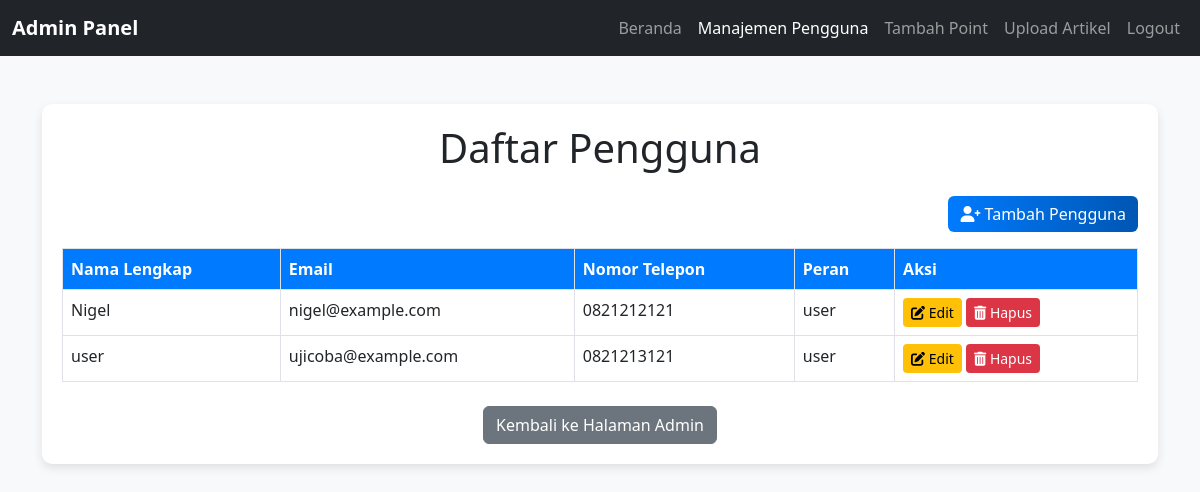
/manage_users.php (signed in), run on the app's committed database.
### tables this page shows
CREATE TABLE `users` (
  `id` int(11) NOT NULL,
  `full_name` varchar(100) NOT NULL,
  `email` varchar(100) NOT NULL,
  `phone_number` varchar(15) NOT NULL,
  `password` varchar(255) NOT NULL,
  `role` enum('user','admin') DEFAULT 'user',
  `profile_image` varchar(255) DEFAULT NULL
);

### manage_users.php (the view, shortened to what this page needs)
<?php
require 'db.php';
$sql = "SELECT id, full_name, email, phone_number, role FROM users WHERE role = 'user'";
$result = $conn->query($sql);
?>
<!DOCTYPE html>
<html lang="en">
<head>
    <link href="https://cdn.jsdelivr.net/npm/bootstrap@5.3.0/dist/css/bootstrap.min.css" rel="stylesheet">
    <link href="https://cdnjs.cloudflare.com/ajax/libs/font-awesome/6.0.0-beta3/css/all.min.css" rel="stylesheet">
</head>
<body class="bg-light">
<nav class="navbar navbar-expand-lg navbar-dark bg-dark">
    <div class="container-fluid">
        <a class="navbar-brand" href="#">Admin Panel</a>
        <div class="collapse navbar-collapse" id="navbarNav">
            <ul class="navbar-nav ms-auto">
                <li class="nav-item">
                    <a class="nav-link" href="admin.php">Beranda</a>
                </li>
                <li class="nav-item">
                    <a class="nav-link active" href="manage_users.php">Manajemen Pengguna</a>
                </li>
                <li class="nav-item">
                    <a class="nav-link" href="add_points.php">Tambah Point</a>
                </li>
                <li class="nav-item">
                    <a class="nav-link" href="upload_article.php">Upload Artikel</a>
                </li>
                <li class="nav-item">
                    <a class="nav-link" href="logout.php">Logout</a>
                </li>
            </ul>
        </div>
    </div>
</nav>
<div class="container my-5">
    <div class="table-container">
        <h1 class="text-center mb-4">Daftar Pengguna</h1>
        <div class="d-flex justify-content-end mb-3">
            <a href="add_user.php" class="btn btn-primary"><i class="fas fa-user-plus"></i> Tambah Pengguna</a>
        </div>
        <?php if ($result->num_rows > 0): ?>
            <table class="table table-bordered table-hover">
                <thead>
                    <tr>
                        <th>Nama Lengkap</th>
                        <th>Email</th>
                        <th>Nomor Telepon</th>
                        <th>Peran</th>
                        <th>Aksi</th>
                    </tr>
                </thead>
                <tbody>
                    <?php while ($row = $result->fetch_assoc()): ?>
                        <tr>
                            <td><?php echo htmlspecialchars($row['full_name']); ?></td>
                            <td><?php echo htmlspecialchars($row['email']); ?></td>
                            <td><?php echo htmlspecialchars($row['phone_number']); ?></td>
                            <td><?php echo htmlspecialchars($row['role']); ?></td>
                            <td>
                                <a href="edit_user.php?id=<?php echo htmlspecialchars($row['id']); ?>" class="btn btn-warning btn-sm">
                                    <i class="fas fa-edit"></i> Edit
                                </a>
                                <a href="delete_user.php?id=<?php echo htmlspecialchars($row['id']); ?>" class="btn btn-danger btn-sm" onclick="return confirm('Apakah Anda yakin ingin menghapus pengguna ini?')">
                                    <i class="fas fa-trash-alt"></i> Hapus
                                </a>
                            </td>
                        </tr>
                    <?php endwhile; ?>
                </tbody>
            </table>
        <?php else: ?>
            <p class="text-center">Tidak ada pengguna dengan role 'user'.</p>
        <?php endif; ?>
        <div class="text-center mt-4">
            <a href="admin.php" class="btn btn-secondary">Kembali ke Halaman Admin</a>
        </div>
    </div>
</div>
</body>
</html>

### manage_users.php (style rules this page uses)
.table-container { background: #ffffff; border-radius: 10px; box-shadow: 0 4px 10px rgba(0, 0, 0, 0.1); padding: 20px; }
.table th { background-color: #007bff; color: white; }
.btn-primary { background: linear-gradient(90deg, #007bff, #0056b3); border: none; }
.btn-warning, .btn-danger { border: none; }
.btn-secondary { background: #6c757d; }
.navbar-dark .navbar-brand { font-weight: bold; }

### data on the page
users: full_name "Nigel", email "nigel@example.com", phone_number "0821212121", role "user"
users: full_name "user", email "ujicoba@example.com", phone_number "0821213121", role "user"
